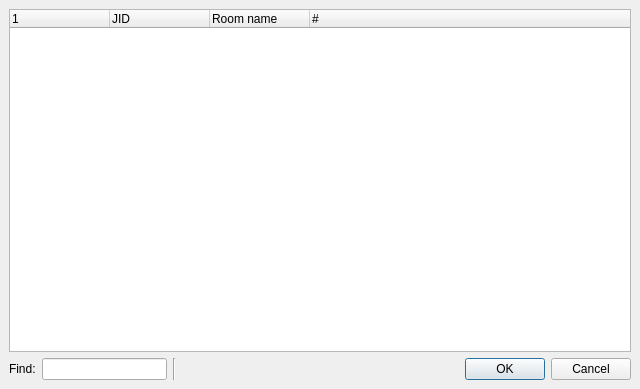
<ui version="4.0" >
 <class>MUCBrowser</class>
 <widget class="QDialog" name="MUCBrowser" >
  <property name="geometry" >
   <rect>
    <x>0</x>
    <y>0</y>
    <width>640</width>
    <height>389</height>
   </rect>
  </property>
  <property name="windowTitle" >
   <string>MUC Browser</string>
  </property>
  <layout class="QGridLayout" >
   <property name="margin" >
    <number>9</number>
   </property>
   <property name="spacing" >
    <number>6</number>
   </property>
   <item row="1" column="0" >
    <layout class="QHBoxLayout" >
     <property name="margin" >
      <number>0</number>
     </property>
     <property name="spacing" >
      <number>6</number>
     </property>
     <item>
      <widget class="QLabel" name="label" >
       <property name="text" >
        <string>Find:</string>
       </property>
      </widget>
     </item>
     <item>
      <widget class="QLineEdit" name="filter" >
       <property name="maximumSize" >
        <size>
         <width>125</width>
         <height>16777215</height>
        </size>
       </property>
      </widget>
     </item>
     <item>
      <widget class="Line" name="line" >
       <property name="orientation" >
        <enum>Qt::Vertical</enum>
       </property>
      </widget>
     </item>
     <item>
      <widget class="QDialogButtonBox" name="buttonBox" >
       <property name="orientation" >
        <enum>Qt::Horizontal</enum>
       </property>
       <property name="standardButtons" >
        <set>QDialogButtonBox::Cancel|QDialogButtonBox::NoButton|QDialogButtonBox::Ok</set>
       </property>
      </widget>
     </item>
    </layout>
   </item>
   <item row="0" column="0" >
    <widget class="QTreeWidget" name="groupchats" >
     <property name="allColumnsShowFocus" >
      <bool>true</bool>
     </property>
     <column>
      <property name="text" >
       <string/>
      </property>
     </column>
     <column>
      <property name="text" >
       <string>JID</string>
      </property>
     </column>
     <column>
      <property name="text" >
       <string>Room name</string>
      </property>
     </column>
     <column>
      <property name="text" >
       <string>#</string>
      </property>
     </column>
    </widget>
   </item>
  </layout>
 </widget>
 <tabstops>
  <tabstop>groupchats</tabstop>
 </tabstops>
 <resources/>
 <connections>
  <connection>
   <sender>buttonBox</sender>
   <signal>accepted()</signal>
   <receiver>MUCBrowser</receiver>
   <slot>accept()</slot>
   <hints>
    <hint type="sourcelabel" >
     <x>576</x>
     <y>367</y>
    </hint>
    <hint type="destinationlabel" >
     <x>549</x>
     <y>349</y>
    </hint>
   </hints>
  </connection>
  <connection>
   <sender>buttonBox</sender>
   <signal>rejected()</signal>
   <receiver>MUCBrowser</receiver>
   <slot>reject()</slot>
   <hints>
    <hint type="sourcelabel" >
     <x>669</x>
     <y>361</y>
    </hint>
    <hint type="destinationlabel" >
     <x>606</x>
     <y>4</y>
    </hint>
   </hints>
  </connection>
 </connections>
</ui>
